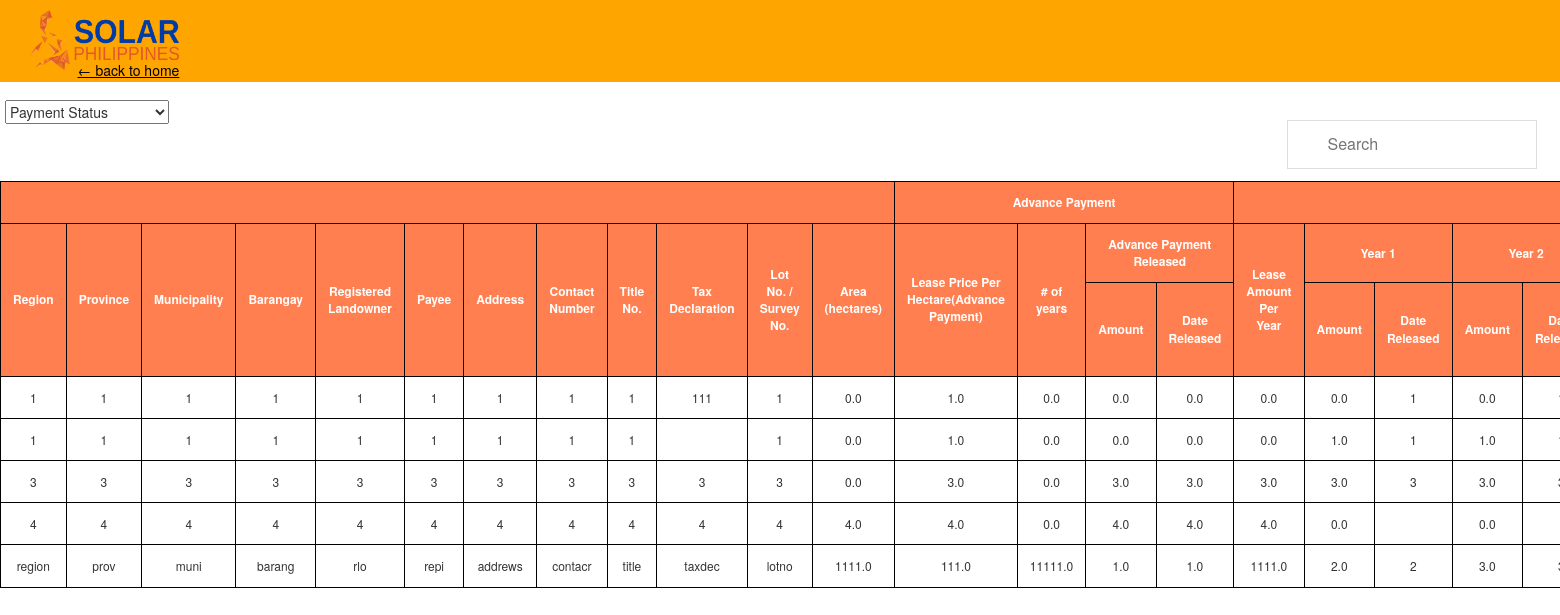
The page /homepage/leaseview/ on the database as committed earlier.
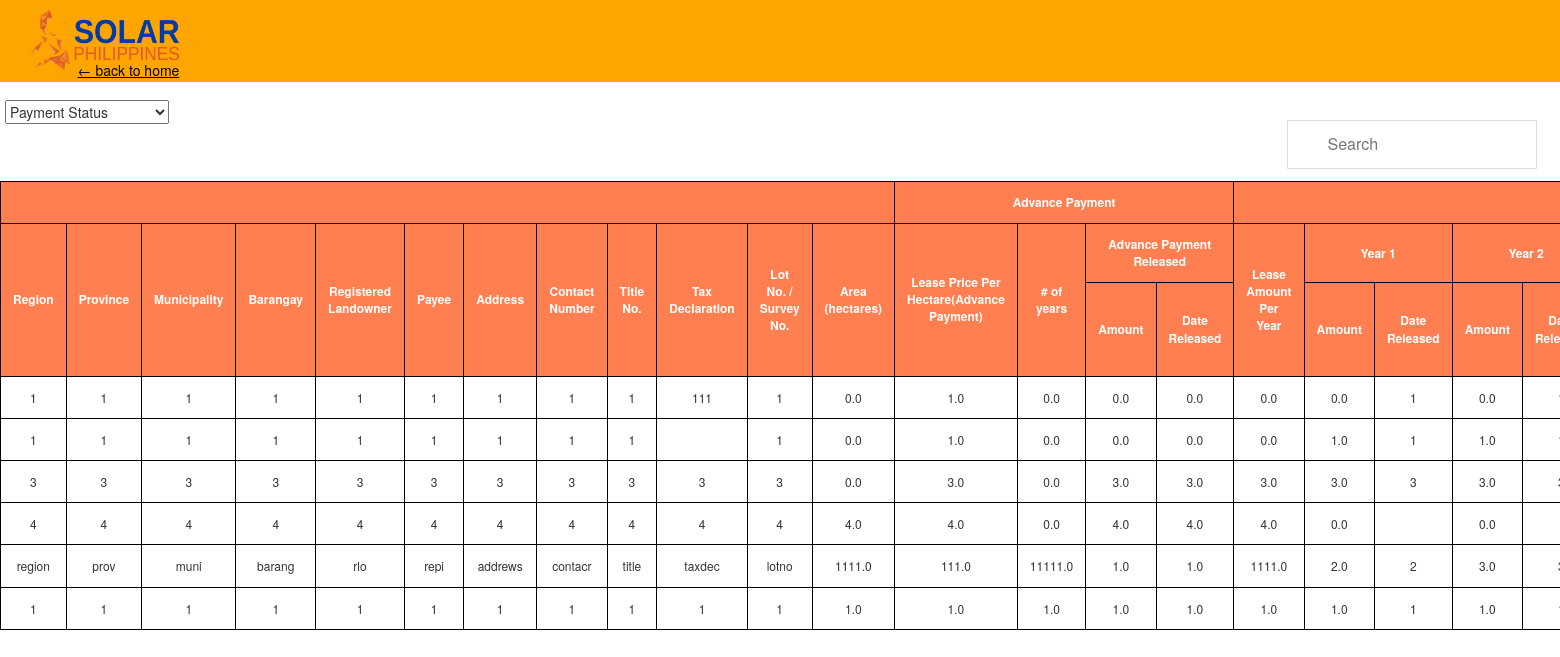
The same page on the database as committed later.
### SolarDB/models.py (models this page shows)
class leaseProperty(models.Model):
    region = models.CharField(max_length = 255, default = "")
    province = models.CharField(max_length = 255, default = "")
    municipality = models.CharField(max_length = 255, default = "")
    barangay = models.CharField(max_length = 255, default = "")
    regLandOwner = models.CharField(max_length = 255, default = "")
    contactNum = models.CharField(max_length = 255, default = "")
    Address = models.CharField(max_length = 255, default = "")
    representative = models.CharField(max_length = 255, default = "")
    pricePerHectare = models.FloatField(default = None)
    totalContractPrice = models.FloatField(default = None)
    numofyear = models.FloatField(default = None)
    BIRcgt = models.FloatField(default=None)
    BIRdst = models.FloatField(default=None)
    LGUtransfer = models.FloatField(default=None)
    RODlra = models.FloatField(default=None)
    RODit = models.FloatField(default=None)
    OTHERSnotorial = models.FloatField(default=None)
    SUMother = models.FloatField(default=None)
    TAXother = models.FloatField(default=None)
    Payee = models.CharField(max_length = 255, default = "")
    area = models.FloatField(default = None)
    taxDec = models.CharField(max_length = 255,   default = "")
    dateRelease = models.DateField(default=None)
    balance = models.FloatField(default = None)
    titleNum = models.CharField(max_length = 255, default = "")
    lotNum = models.CharField(max_length = 255, default = "")
    leaseamountperyear= models.FloatField(default = 0)
    advPayment = models.FloatField(default = 0)
    advPaymentDate = models.FloatField(default = 0)
    year1Pay = models.FloatField(default = 0)
    year1Date = models.CharField(max_length = 255,   default = "")
    year2Pay = models.FloatField(default = 0)
    year2Date = models.CharField(max_length = 255,   default = "")
    year3Pay = models.FloatField(default = 0)
    year3Date = models.CharField(max_length = 255,   default = "")
    year4Pay = models.FloatField(default = 0)
    year4Date = models.CharField(max_length = 255,   default = "")
    year5Pay = models.FloatField(default = 0)
    year5Date = models.CharField(max_length = 255,   default = "")
    year6Pay = models.FloatField(default = 0)
    year6Date = models.CharField(max_length = 255,   default = "")
    year7Pay = models.FloatField(default = 0)
    year7Date = models.CharField(max_length = 255,   default = "")
    year8Pay = models.FloatField(default = 0)
    year8Date = models.CharField(max_length = 255,   default = "")
    year9Pay = models.FloatField(default = 0)
    year9Date = models.CharField(max_length = 255,   default = "")
    year10Pay = models.FloatField(default = 0)
    year10Date = models.CharField(max_length = 255,   default = "")
    year11Pay = models.FloatField(default = 0)
    year11Date = models.CharField(max_length = 255,   default = "")
    year12Pay = models.FloatField(default = 0)
    year12Date = models.CharField(max_length = 255,   default = "")
    year13Pay = models.FloatField(default = 0)
    year13Date = models.CharField(max_length = 255,   default = "")
    year14Pay = models.FloatField(default = 0)
    year14Date = models.CharField(max_length = 255,   default = "")
    year15Pay = models.FloatField(default = 0)
    year15Date = models.CharField(max_length = 255,   default = "")
    year16Pay = models.FloatField(default = 0)
    year16Date = models.CharField(max_length = 255,   default = "")
    year17Pay = models.FloatField(default = 0)
    year17Date = models.CharField(max_length = 255,   default = "")
    year18Pay = models.FloatField(default = 0)
    year18Date = models.CharField(max_length = 255,   default = "")
    year19Pay = models.FloatField(default = 0)
    year19Date = models.CharField(max_length = 255,   default = "")
    year20Pay = models.FloatField(default = 0)
    year20Date = models.CharField(max_length = 255,   default = "")
    year21Pay = models.FloatField(default = 0)
    year21Date = models.CharField(max_length = 255,   default = "")
    year22Pay = models.FloatField(default = 0)
    year22Date = models.CharField(max_length = 255,   default = "")
    year23Pay = models.FloatField(default = 0)
    year23Date = models.CharField(max_length = 255,   default = "")
    year24Pay = models.FloatField(default = 0)
    year24Date = models.CharField(max_length = 255,   default = "")
    year25Pay = models.FloatField(default = 0)
    year25Date = models.CharField(max_length = 255,   default = "")
    year26Pay = models.FloatField(default = 0)
    year26Date = models.CharField(max_length = 255,   default = "")
    year27Pay = models.FloatField(default = 0)
    year27Date = models.CharField(max_length = 255,   default = "")
    year28Pay = models.FloatField(default = 0)
    year28Date = models.CharField(max_length = 255,   default = "")
    year29Pay = models.FloatField(default = 0)
    year29Date = models.CharField(max_length = 255,   default = "")
    year30Pay = models.FloatField(default = 0)
    year30Date = models.CharField(max_length = 255,   default = "")

### SolarDB/views.py (the view)
# urls.py: path('homepage/leaseview/', views.leaseview, name='leaseviewpage'),
def leaseview(request):
    all_properties =leaseProperty.objects.all()
    context = {
            'all_properties':all_properties,
    }
    return render(request, 'displaylease.html',context)

### SolarDB/templates/displaylease.html (shortened to what this page needs)
{% load static %}
<!DOCTYPE html>
<html>
<head>
    <link href="{% static 'css/bootstrap.min.css' %}" rel="stylesheet" >
	<link href="{% static 'css/stylecss.css' %}" rel="stylesheet" >
</head>
<body>
<div>
   <div class="topnav">
            <div class="topnav-back">
                <a href = "/homepage"><img src="{% static 'media/solarpic.png' %}" class="topnav-logo">
                <p id = "underLined">← back to home</p></a>
            </div>
            <select>
                <option value="0">Payment Status</option>
            </select>
            <input type="text" id="myInput" onkeyup="myFunction()" placeholder="Search" title="Search">
        </div>
            <table id="myTable">
                <thead>
                    <tr>
                        <th colspan="12"></th>
                        <th colspan="4">Advance Payment</th>
                        <th colspan="11">Year 1-5</th>
                    </tr>
                    <tr>
					    <th rowspan="2">Region</th>
					    <th rowspan="2">Province</th>
					    <th rowspan="2">Municipality</th>
					    <th rowspan="2">Barangay</th>
					    <th rowspan="2">Registered Landowner</th>
					    <th rowspan="2">Payee</th>
					    <th rowspan="2">Address</th>
					    <th rowspan="2">Contact Number</th>
					    <th rowspan="2">Title No.</th>
					    <th rowspan="2">Tax Declaration</th>
					    <th rowspan="2">Lot No. / Survey No.</th>
					    <th rowspan="2">Area (hectares)</th>
					    <th rowspan="2">Lease Price Per Hectare(Advance Payment)</th>
					    <th rowspan="2"># of years</th>
					    <th colspan="2">Advance Payment Released</th>
					    <th rowspan="2">Lease Amount Per Year</th>
					    <th colspan="2">Year 1</th>
					    <th colspan="2">Year 2</th>
				     </tr>
                     <tr>
					    <th> Amount</th>
					    <th> Date Released</th>
					    <th> Amount</th>
					    <th> Date Released</th>
					    <th> Amount</th>
					    <th> Date Released</th>
				    </tr>
                </thead>
                <tbody>
                    {% for property  in all_properties%}
                    <tr id="tr-hover">
				        <td> {{ property.region}}</td>
                        <td> {{ property.province}}</td>
                        <td> {{ property.municipality}}</td>
                        <td> {{ property.barangay}}</td>
                        <td> {{ property.regLandOwner}}</td>
                        <td> {{ property.representative}}</td>
                        <td> {{ property.Address}}</td>
					    <td> {{ property.contactNum}}</td>
                        <td> {{ property.titleNum}}</td>
                        <td> {{ property.taxDec}}</td>
                        <td> {{ property.lotNum}}</td>
                        <td> {{ property.area}}</td>
                        <td>{{ property.pricePerHectare}} </td>
                        <td> {{ property.numofyear}}</td>
                        <td> {{ property.advPayment}}</td>
                        <td> {{ property.advPaymentDate}}</td>
                        <td> {{ property.leaseamountperyear}}</td>
                        <td> {{ property.year1Pay}}</td>
                        <td> {{ property.year1Date}}</td>
                        <td> {{ property.year2Pay}}</td>
                        <td>{{ property.year2Date}} </td>
                      </tr>
                </tbody>
                    {% endfor%}
            </table>
    </div>
</body>
</html>

Rows that differ between the two databases and show on the page:
added leaseProperty: region "1", province "1", municipality "1", barangay "1", regLandOwner "1", representative "1", Address "1", contactNum "1", titleNum "1", taxDec "1", lotNum "1", area "1.0", pricePerHectare "1.0", numofyear "1.0", advPayment "1.0", advPaymentDate "1.0", leaseamountperyear "1.0", year1Pay "1.0", year1Date "1", year2Pay "1.0"
